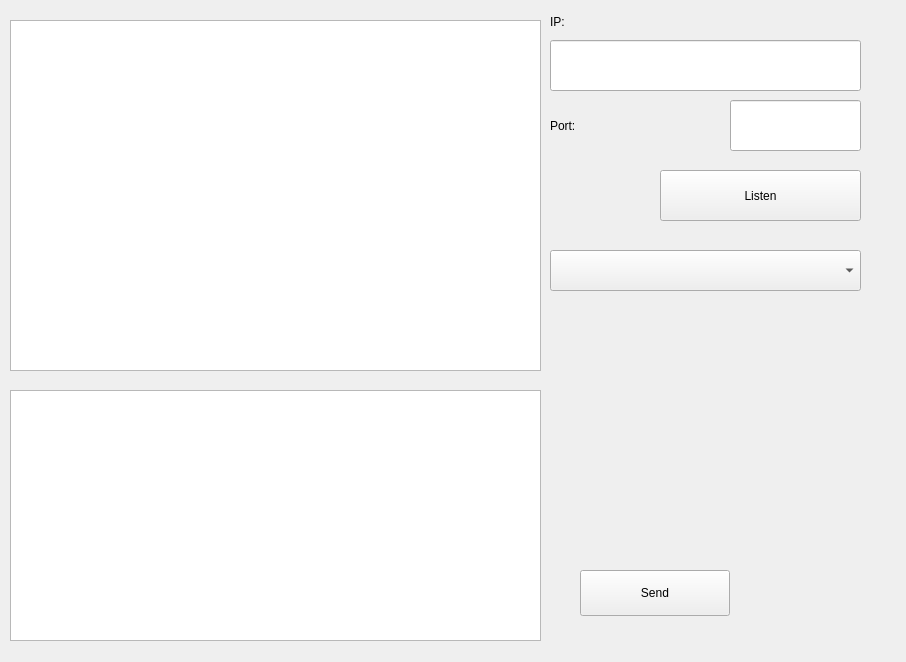
<?xml version="1.0" encoding="UTF-8"?>
<ui version="4.0">
 <class>Form</class>
 <widget class="QWidget" name="Form">
  <property name="geometry">
   <rect>
    <x>0</x>
    <y>0</y>
    <width>906</width>
    <height>662</height>
   </rect>
  </property>
  <property name="windowTitle">
   <string>Form</string>
  </property>
  <widget class="QLabel" name="label">
   <property name="geometry">
    <rect>
     <x>550</x>
     <y>10</y>
     <width>51</width>
     <height>24</height>
    </rect>
   </property>
   <property name="text">
    <string>IP:</string>
   </property>
  </widget>
  <widget class="QLineEdit" name="lineEdit_IP">
   <property name="geometry">
    <rect>
     <x>550</x>
     <y>40</y>
     <width>311</width>
     <height>51</height>
    </rect>
   </property>
  </widget>
  <widget class="QLabel" name="label_2">
   <property name="geometry">
    <rect>
     <x>550</x>
     <y>110</y>
     <width>71</width>
     <height>31</height>
    </rect>
   </property>
   <property name="text">
    <string>Port:</string>
   </property>
  </widget>
  <widget class="QPushButton" name="btn_Listen">
   <property name="geometry">
    <rect>
     <x>660</x>
     <y>170</y>
     <width>201</width>
     <height>51</height>
    </rect>
   </property>
   <property name="text">
    <string>Listen</string>
   </property>
  </widget>
  <widget class="QPushButton" name="btn_Send">
   <property name="geometry">
    <rect>
     <x>580</x>
     <y>570</y>
     <width>150</width>
     <height>46</height>
    </rect>
   </property>
   <property name="text">
    <string>Send</string>
   </property>
  </widget>
  <widget class="QTextEdit" name="textEdit_Recv">
   <property name="geometry">
    <rect>
     <x>10</x>
     <y>20</y>
     <width>531</width>
     <height>351</height>
    </rect>
   </property>
  </widget>
  <widget class="QTextEdit" name="textEdit_Send">
   <property name="geometry">
    <rect>
     <x>10</x>
     <y>390</y>
     <width>531</width>
     <height>251</height>
    </rect>
   </property>
  </widget>
  <widget class="QLineEdit" name="lineEdit_Port">
   <property name="geometry">
    <rect>
     <x>730</x>
     <y>100</y>
     <width>131</width>
     <height>51</height>
    </rect>
   </property>
  </widget>
  <widget class="QComboBox" name="cmb_Client">
   <property name="geometry">
    <rect>
     <x>550</x>
     <y>250</y>
     <width>311</width>
     <height>41</height>
    </rect>
   </property>
  </widget>
 </widget>
 <resources/>
 <connections/>
</ui>
